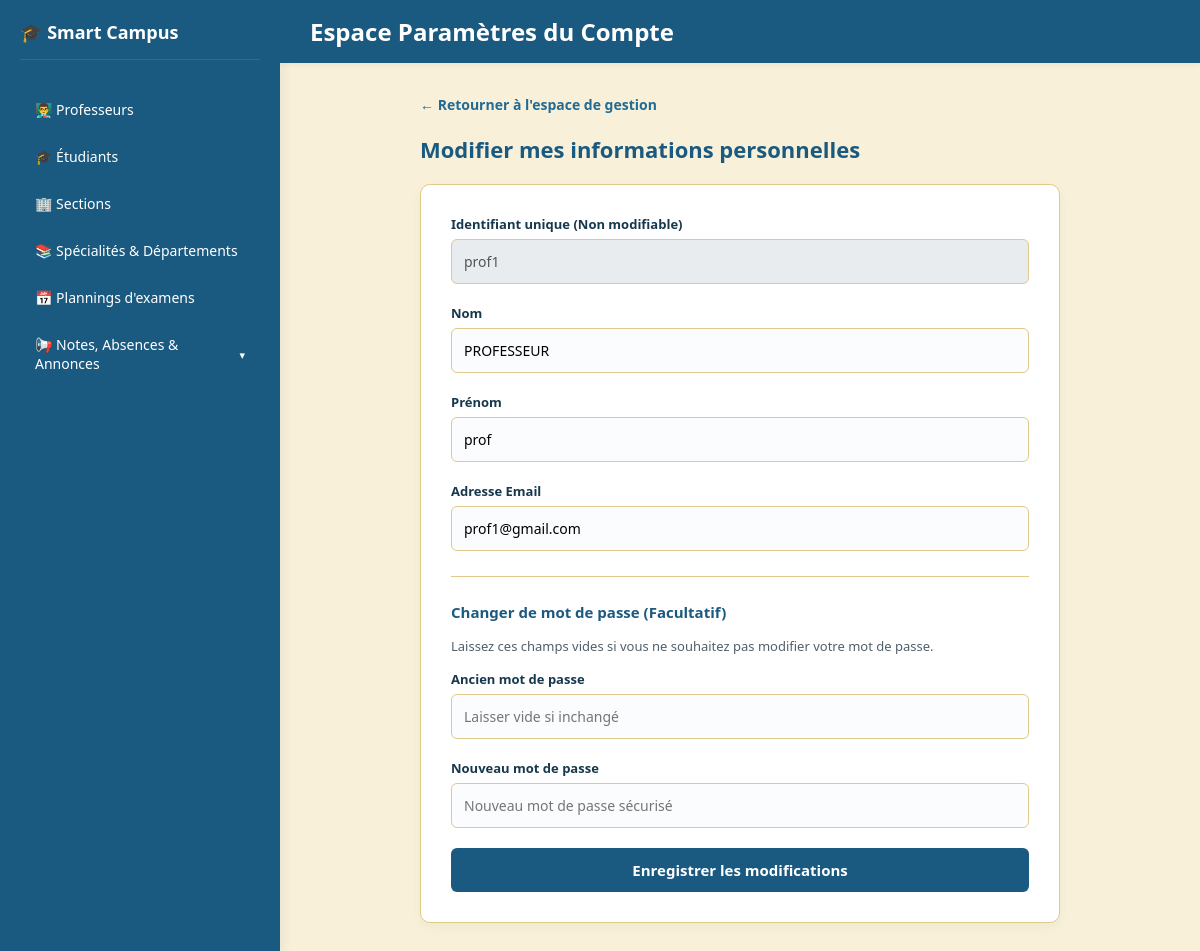
The page /modifier_infos.php (signed in) on the database its author committed.
### tables this page shows
CREATE TABLE `user` (
  `id_user` varchar(100) NOT NULL,
  `nom` varchar(50) NOT NULL,
  `prenom` varchar(50) NOT NULL,
  `email` varchar(100) NOT NULL,
  `mdP` varchar(255) NOT NULL,
  `role` enum('etudiant','prof','scolarite') NOT NULL
);

### modifier_infos.php (the view, shortened to what this page needs)
<?php
$host = 'localhost';
$db   = 'smart_campus';
$user = 'root';
$pass = '';
try {
    $pdo = new PDO("mysql:host=$host;dbname=$db;charset=utf8mb4", $user, $pass);
    $pdo->setAttribute(PDO::ATTR_ERRMODE, PDO::ERRMODE_EXCEPTION);
    $id_user = $_SESSION['id_user'];
    $stmt_get = $pdo->prepare("SELECT * FROM user WHERE id_user = ?");
    $stmt_get->execute([$id_user]);
    $current_user = $stmt_get->fetch(PDO::FETCH_ASSOC);
} catch (PDOException $e) {
    $error = "Erreur de base de données : " . $e->getMessage();
}
?>
<!DOCTYPE html>
<html lang="fr">
<head>
</head>
<body>
    <div class="sidebar">
        <div class="sidebar-top">
            <div class="logo-area">
                <span>🎓 Smart Campus</span>
            </div>
            <div class="menu">
                <a href="gestion_profs.php" class="menu-item">👨‍🏫 Professeurs</a>
                <a href="gestion_etudiants.php" class="menu-item">🎓 Étudiants</a>
                <a href="gestion_sections.php" class="menu-item">🏢 Sections</a>
                <a href="gestion_specialites.php" class="menu-item">📚 Spécialités & Départements</a>
                <a href="gestion_examens.php" class="menu-item">📅 Plannings d'examens</a>
                <div class="menu-dropdown">
                    <a href="javascript:void(0);" class="menu-item dropdown-toggle" onclick="toggleSubmenu()">
                        <span>📢 Notes, Absences & Annonces</span>
                        <span id="arrow" style="font-size: 11px;">▾</span>
                    </a>
                </div>
            </div>
        </div>
    </div>
    <div class="main-content">
        <div class="top-navbar">
            <h2>Espace Paramètres du Compte</h2>
        </div>
        <div class="content-body">
            <a href="gestion_etudiants.php" class="back-link">← Retourner à l'espace de gestion</a>
            <h3 class="section-title">Modifier mes informations personnelles</h3>
            <div class="card">
                <form action="modifier_infos.php" method="POST">
                    <div class="form-group">
                        <label for="id_user">Identifiant unique (Non modifiable)</label>
                        <input type="text" id="id_user" value="<?php echo htmlspecialchars($current_user['id_user'] ?? ''); ?>" disabled style="background-color: #e9ecef; cursor: not-allowed;">
                    </div>
                    <div class="form-group">
                        <label for="nom">Nom</label>
                        <input type="text" id="nom" name="nom" value="<?php echo htmlspecialchars($current_user['nom'] ?? ''); ?>" required>
                    </div>
                    <div class="form-group">
                        <label for="prenom">Prénom</label>
                        <input type="text" id="prenom" name="prenom" value="<?php echo htmlspecialchars($current_user['prenom'] ?? ''); ?>" required>
                    </div>
                    <div class="form-group">
                        <label for="email">Adresse Email</label>
                        <input type="email" id="email" name="email" value="<?php echo htmlspecialchars($current_user['email'] ?? ''); ?>" required>
                    </div>
                    <hr style="border: 0; border-top: 1px solid var(--border); margin: 25px 0;">
                    <h4 style="color: var(--header); margin-bottom: 15px; font-size: 15px;">Changer de mot de passe (Facultatif)</h4>
                    <p style="font-size: 13px; color: var(--text-muted); margin-bottom: 15px;">Laissez ces champs vides si vous ne souhaitez pas modifier votre mot de passe.</p>
                    <div class="form-group">
                        <label for="ancien_mdp">Ancien mot de passe</label>
                        <input type="password" id="ancien_mdp" name="ancien_mdp" placeholder="Laisser vide si inchangé">
                    </div>
                    <div class="form-group">
                        <label for="nouveau_mdp">Nouveau mot de passe</label>
                        <input type="password" id="nouveau_mdp" name="nouveau_mdp" placeholder="Nouveau mot de passe sécurisé">
                    </div>
                    <button type="submit" name="modifier_profil" class="btn-submit">Enregistrer les modifications</button>
                </form>
            </div>
        </div>
    </div>
</body>
</html>

### modifier_infos.php (style rules this page uses)
:root { --header: #1B5A80; --menu: #226B94; --on-blue: #FFFFFF; --accent: #F0B955; --on-accent: #2A1D00; --bg: #F8F0D8; --card: #FFFFFF; --border: #E0C98A; --text: #16384D; --text-muted: #51606A; --error: #A8162A; --on-error: #FFFFFF; --success: #2e7d32; }
* { box-sizing: border-box; margin: 0; padding: 0; font-family: 'Segoe UI', Tahoma, Geneva, Verdana, sans-serif; }
body { background-color: var(--bg); color: var(--text); display: flex; height: 100vh; overflow: hidden; }
.sidebar { width: 280px; background-color: var(--header); display: flex; flex-direction: column; justify-content: space-between; padding: 20px; box-shadow: 4px 0 10px rgba(0,0,0,0.05); }
.sidebar-top .logo-area { display: flex; align-items: center; gap: 12px; color: var(--on-blue); font-size: 18px; font-weight: bold; margin-bottom: 30px; padding-bottom: 15px; border-bottom: 1px solid rgba(255,255,255,0.1); }
.menu { display: flex; flex-direction: column; gap: 8px; }
.menu-item { background-color: transparent; color: var(--on-blue); padding: 10px 15px; border-radius: 8px; text-decoration: none; font-size: 14px; font-weight: 500; transition: background 0.2s; display: flex; align-items: center; gap: 10px; }
.main-content { flex: 1; display: flex; flex-direction: column; overflow-y: auto; }
.top-navbar { background-color: var(--header); color: var(--on-blue); padding: 15px 30px; display: flex; justify-content: space-between; align-items: center; box-shadow: 0 2px 5px rgba(0,0,0,0.05); }
.content-body { padding: 30px; max-width: 700px; margin: 0 auto; width: 100%; }
.section-title { color: var(--header); font-size: 22px; margin-bottom: 20px; font-weight: 700; }
.card { background-color: var(--card); border: 1px solid var(--border); border-radius: 10px; padding: 30px; box-shadow: 0 4px 12px rgba(27,90,128,0.04); }
.form-group { margin-bottom: 20px; }
.form-group label { display: block; font-size: 13px; font-weight: 600; margin-bottom: 6px; color: var(--text); }
.form-group input { width: 100%; padding: 12px; border: 1px solid var(--border); border-radius: 6px; font-size: 14px; background-color: #FAFCFE; }
.btn-submit { background-color: var(--header); color: var(--on-blue); border: none; padding: 12px 20px; border-radius: 6px; font-size: 15px; font-weight: 600; cursor: pointer; transition: background 0.2s; width: 100%; }
.back-link { display: inline-block; margin-bottom: 20px; color: var(--menu); text-decoration: none; font-weight: 600; font-size: 14px; }
.menu-dropdown { position: relative; }
.dropdown-toggle { cursor: pointer; display: flex; justify-content: space-between; align-items: center; }

### rows shown on the page
user: id_user "prof1", nom "PROFESSEUR", prenom "prof", email "prof1@gmail.com"
